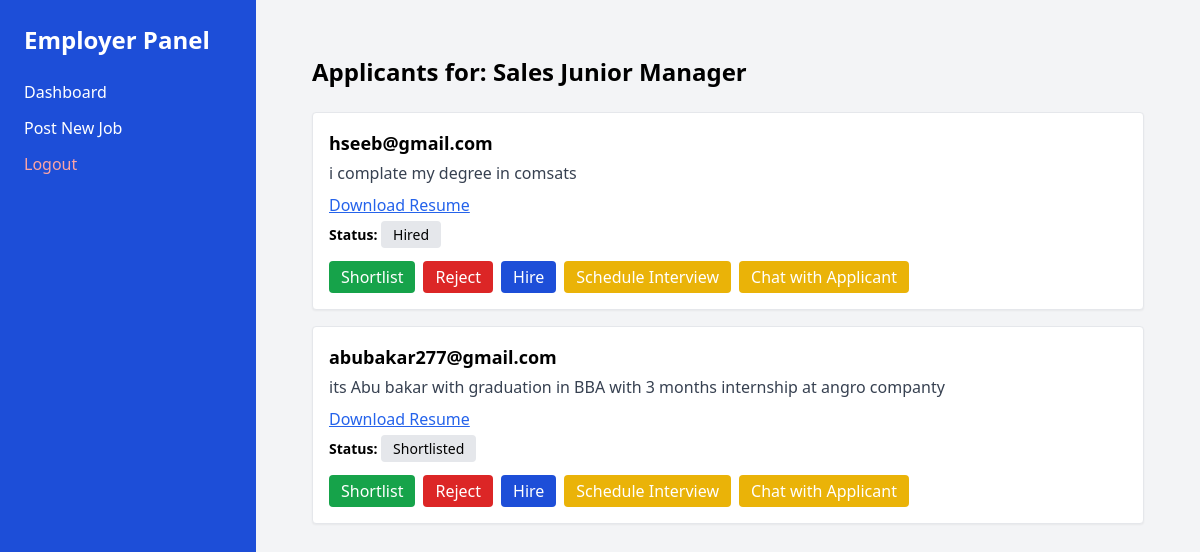
Screenshot of /employer/job/6/applicants/ (signed in) with the database file from the repository.
### jobs/models.py (models this page shows, shortened)
class Job(models.Model):
    employer = models.ForeignKey(User, on_delete=models.CASCADE)
    employer_profile = models.ForeignKey(UserProfile, on_delete=models.CASCADE, null=True, blank=True)
    company_name = models.CharField(max_length=255, default="")   # <-- Add this
    title = models.CharField(max_length=200)
    description = models.TextField()
    location = models.CharField(max_length=150)
    created_at = models.DateTimeField(auto_now_add=True)

class Application(models.Model):
    STATUS_CHOICES = [
        ('pending', 'Pending'),
        ('reviewed', 'Reviewed'),
        ('shortlisted', 'Shortlisted'),
        ('rejected', 'Rejected'),
        ('interview', 'Interview Scheduled'),
        ('hired', 'Hired'),
    ]
    job = models.ForeignKey('Job', on_delete=models.CASCADE)
    applicant = models.ForeignKey('UserProfile', on_delete=models.CASCADE)
    resume = models.FileField(upload_to='applications/', null=True, blank=True)
    cover_letter = models.TextField(blank=True)
    applied_at = models.DateTimeField(auto_now_add=True)
    status = models.CharField(max_length=20, choices=STATUS_CHOICES, default='pending')

class UserProfile(models.Model):
    ROLE_CHOICES = [
        ('seeker', 'Job Seeker'),
        ('employer', 'Employer'),
    ]
    user = models.OneToOneField(User, on_delete=models.CASCADE)
    role = models.CharField(max_length=20, choices=ROLE_CHOICES)
    phone = models.CharField(max_length=15, blank=True)
    location = models.CharField(max_length=100, blank=True)
    dob = models.DateField(null=True, blank=True)
    summary = models.TextField(blank=True)
    professional_title = models.CharField(max_length=100, blank=True)
    profile_picture = models.ImageField(upload_to='profile_pics/', blank=True, null=True)
    resume = models.FileField(upload_to='resumes/', blank=True, null=True)
    tags = models.CharField(max_length=255, blank=True, null=True)

### jobs/decorators.py (the view)
    def wrapper(request, *args, **kwargs):
        user = request.user
        if hasattr(user, 'userprofile') and user.userprofile.role == 'employer':
            return view_func(request, *args, **kwargs)
        messages.error(request, "Access denied. Employers only.")
        return redirect('landing')

### jobs/views.py (called while the page is built)
@login_required
@employer_required  # keep your decorator
def view_applicants(request, job_id):
    job = get_object_or_404(Job, id=job_id)
    if job.employer != request.user:
        messages.error(request, "Not authorized.")
        return redirect('employer_dashboard')
    applicants = Application.objects.filter(job=job).select_related('applicant__user').order_by('-applied_at')
    return render(request, 'view_applicants.html', {
        'job': job,
        'applicants': applicants
    })

### jobs/templates/view_applicants.html (shortened to what this page needs)
{% extends 'employer_base.html' %}
{% block content %}
<section class="p-6">
    <h1 class="text-2xl font-bold mb-6">Applicants for: {{ job.title }}</h1>
    {% if applicants %}
    <div class="space-y-4">
        {% for app in applicants %}
        <div class="p-4 border rounded bg-white shadow-sm">
            <h2 class="text-lg font-semibold">
                {{ app.applicant.user.username }}
            </h2>
            <p class="mt-1 text-gray-700">
                {{ app.cover_letter|default:"No cover letter provided" }}
            </p>
            <a href="{{ app.resume.url }}" class="text-blue-600 underline block mt-2">
                Download Resume
            </a>
            <p class="mt-2 text-sm">
                <strong>Status:</strong>
                <span class="px-3 py-1 bg-gray-200 rounded">
                    {{ app.get_status_display }}
                </span>
            </p>
            <div class="mt-4 flex flex-wrap gap-2">
                <form method="POST" action="{% url 'update_application_status' job.id app.id %}">
                    <button class="bg-green-600 text-white px-3 py-1 rounded hover:bg-green-700">
                        Shortlist
                    </button>
                </form>
                <form method="POST" action="{% url 'update_application_status' job.id app.id %}">
                    <button class="bg-red-600 text-white px-3 py-1 rounded hover:bg-red-700">
                        Reject
                    </button>
                </form>
                <form method="POST" action="{% url 'update_application_status' job.id app.id %}">
                    <button class="bg-blue-700 text-white px-3 py-1 rounded hover:bg-blue-800">
                        Hire
                    </button>
                </form>
                <a href="{% url 'schedule_interview' app.id %}"
                    class="bg-yellow-500 text-white px-3 py-1 rounded hover:bg-yellow-600">
                    Schedule Interview
                </a>
                <a href="{% url 'chat_start' app.id %}" class="bg-yellow-500 text-white px-3 py-1 rounded hover:bg-yellow-600">Chat with Applicant</a>
            </div>
        </div>
        {% endfor %}
    </div>
    {% else %}
    <p class="text-gray-500">No applicants yet.</p>
    {% endif %}
</section>
{% endblock %}

### rows the page displays
Job: title "Sales Junior Manager"
Application: applicant.user.username "hseeb@gmail.com", cover_letter "i complate my degree in comsats", status "Hired"
Application: applicant.user.username "abubakar277@gmail.com", cover_letter "its Abu bakar with graduation in BBA with 3 months internship at angro companty", status "Shortlisted"
